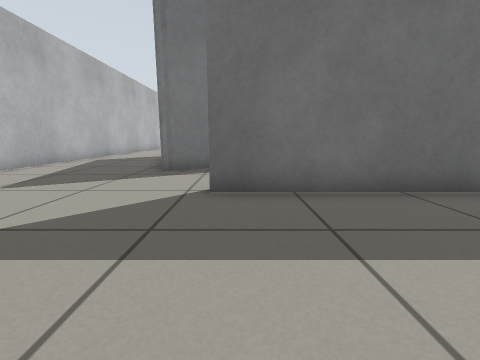
View 1 (above)

24 first-person views from a walk through a world built for the Gazebo simulator. The camera is 0.5 m above the floor, tilts 10° down and sees 90° across. The floor is counted in squares, 0.5 m on a side. Each view is taken from the middle of a square. On the plan, view 1 faces up. The plan holds only what a view shows up to about 10 squares ahead; the rest is blank. The place goes on beyond the plan.

View 2
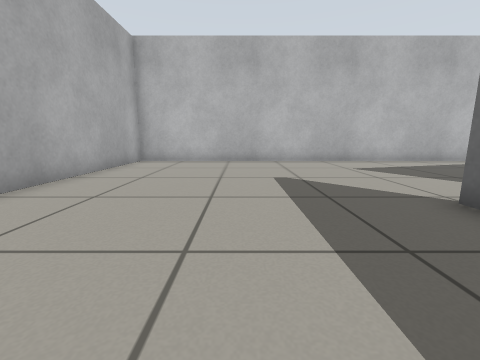

View 3
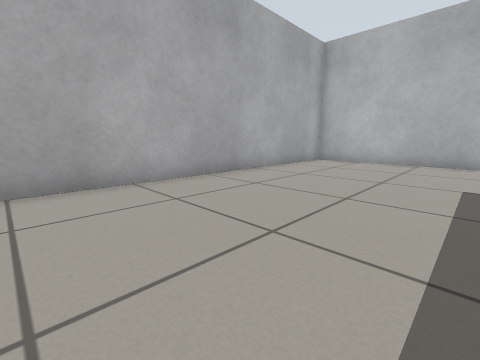

View 4
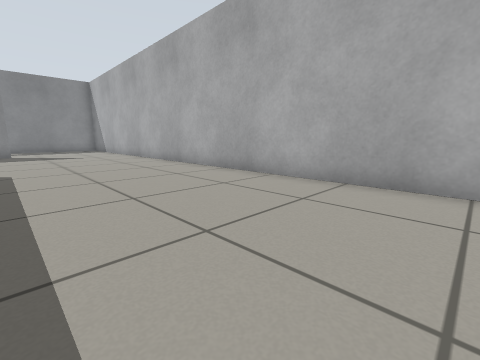

View 5
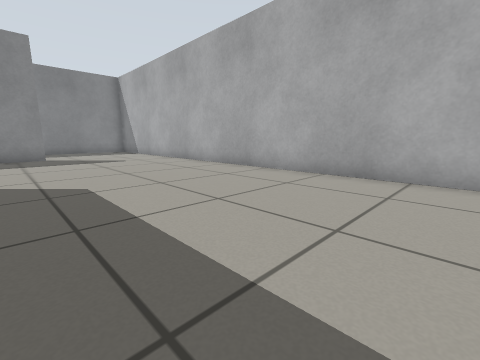

View 6
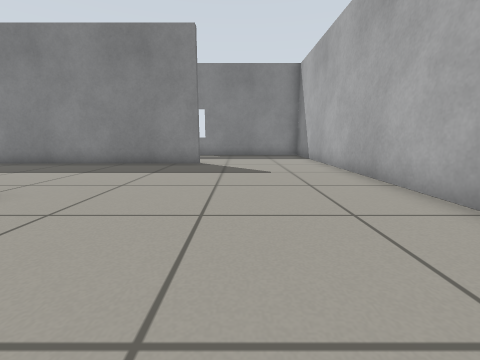

View 7
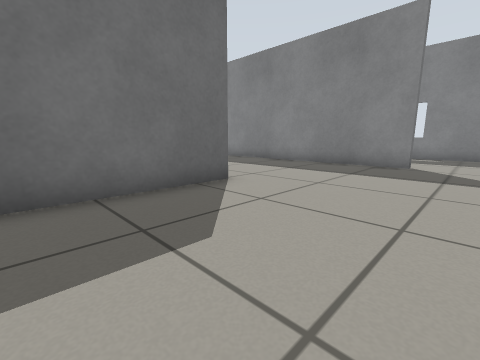

View 8
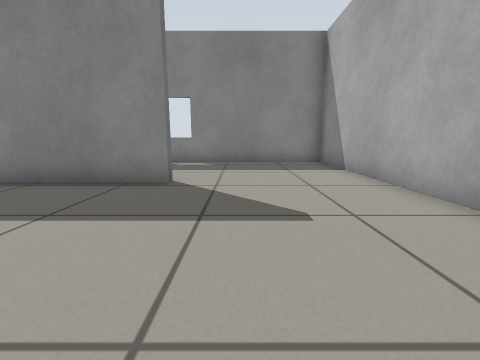

View 9
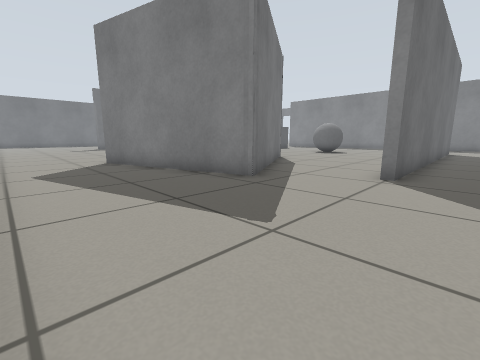

View 10
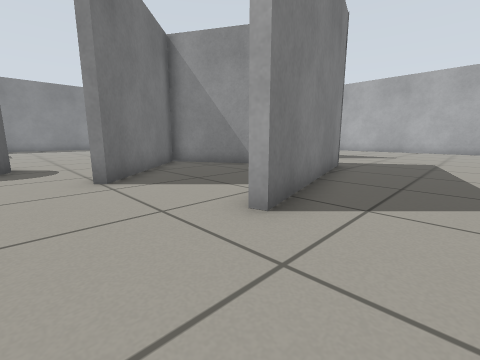

View 11
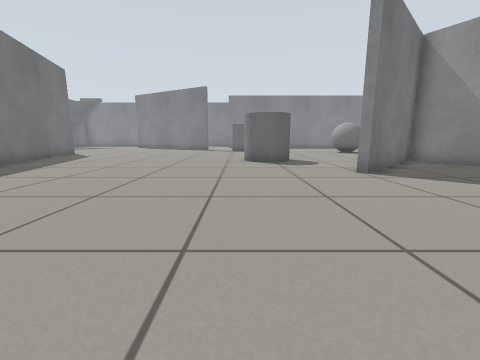

View 12
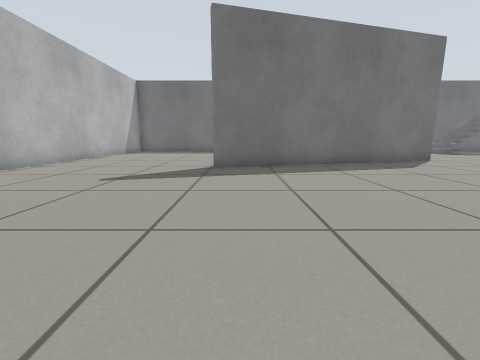

View 13
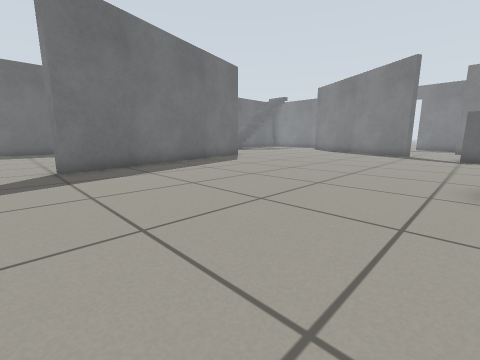

View 14
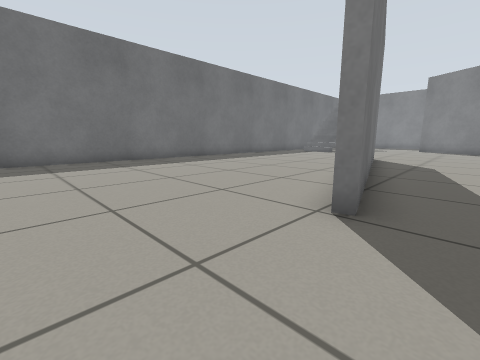

View 15
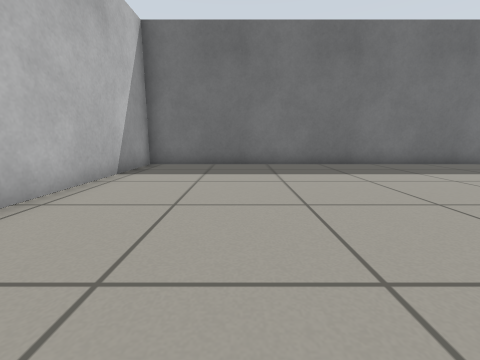

View 16
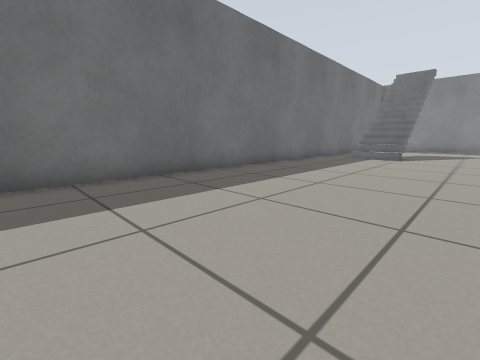

View 17
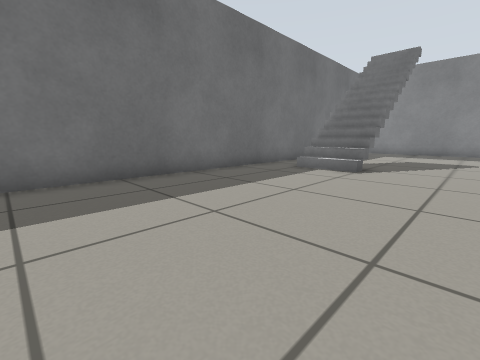

View 18
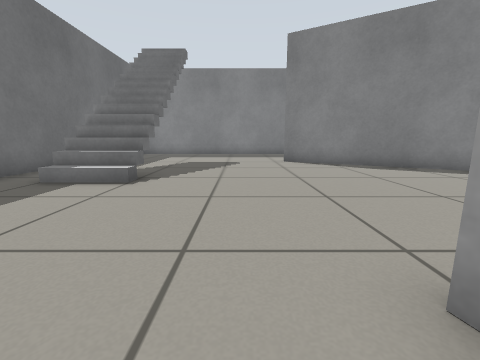

View 19
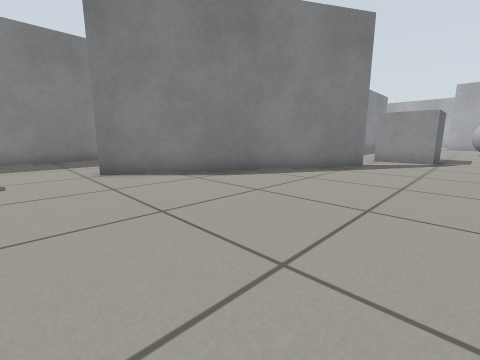

View 20
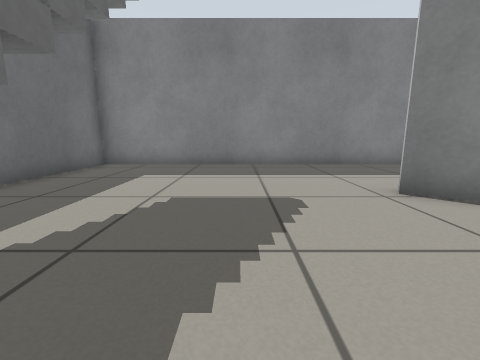

View 21
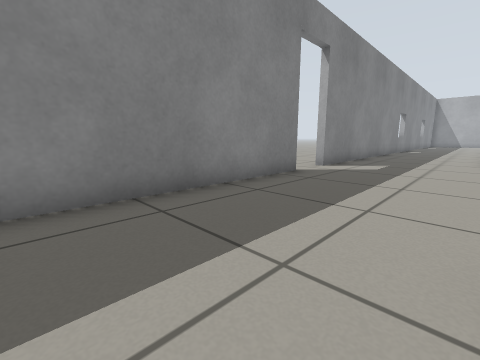

View 22
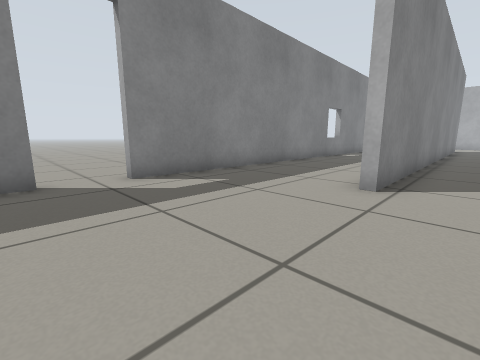

View 23
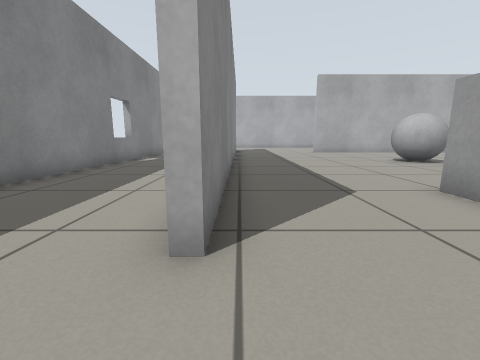

View 24
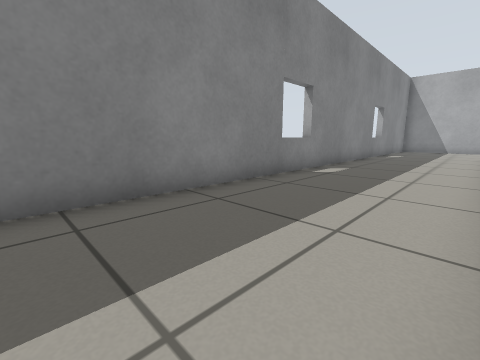

### Floor plan
Ten units are one square. View 1 is at (0, 0); x grows to the right and y downward. Boxes are objects, and circles mark ways between rooms. Rooms are numbered by the first view taken in them; rooms with no view inside come last. Other rooms are left out.
<svg viewBox="-79 -366 304 404">
<path fill="none" stroke="#000" d="M-10 -79 -23 -72 -25 -75M-19 -73 -23 -72 -40 -135M120 -43 -6 -43 -6 -47M-74 -109 -74 33 175 33M173 -15 173 -45M129 -207 172 -281M84 -285 -8 -260 -9 -264M15 -94 -10 -79M-40 -135 -36 -136M220 -235 220 -361 -74 -361 -74 -302M-74 -286 -74 -254M173 -45 173 -191M220 -60 220 -218M175 33 220 33 220 -29M4 -91 33 -108 -4 -144"/>
<rect x="25" y="-175" width="20" height="20" fill="#bbb"><title>grey cylinder</title></rect>
<rect x="85" y="-125" width="20" height="20" fill="#bbb"><title>grey ball</title></rect>
<rect x="105" y="-185" width="30" height="20" fill="#bbb"><title>grey box</title></rect>
<rect x="175" y="-345" width="10" height="20" fill="#bbb"><title>stairs</title></rect>
<circle cx="-3" cy="-60" r="3" fill="#2a7"/>
<circle cx="-60" cy="-137" r="3" fill="#2a7"/>
<circle cx="140" cy="-40" r="3" fill="#2a7"/>
<circle cx="170" cy="10" r="3" fill="#2a7"/>
<circle cx="-15" cy="-125" r="3" fill="#2a7"/>
<text x="30" y="-20">1</text>
<text x="80" y="-200">2</text>
<text x="-10" y="-110">3</text>
</svg>
Room 1 opens to room 2. Room 2 opens to room 3.

Where each view was taken, in squares from view 1:
view 1: 0 up, 0 right, facing up
view 2: 1 up, 3 right, facing left
view 3: 2 up, 3 right, facing down-left
view 4: 2 up, 1 right, facing down-right
view 5: 3 up, 4 right, facing down-right
view 6: 0 up, 8 right, facing right
view 7: 0 up, 8 right, facing up-right
view 8: 0 up, 12 right, facing right
view 9: 3 up, 7 left, facing up-right
view 10: 16 up, 6 left, facing down-right
view 11: 18 up, 7 left, facing right
view 12: 18 up, 0 right, facing up
view 13: 18 up, 2 left, facing up-right
view 14: 25 up, 4 left, facing up-right
view 15: 27 up, 4 left, facing up
view 16: 30 up, 0 right, facing up-right
view 17: 30 up, 5 right, facing up-right
view 18: 30 up, 7 right, facing right
view 19: 30 up, 10 right, facing down-right
view 20: 31 up, 13 right, facing right
view 21: 30 up, 18 right, facing down-right
view 22: 24 up, 16 right, facing down-right
view 23: 21 up, 17 right, facing down
view 24: 17 up, 18 right, facing down-right
